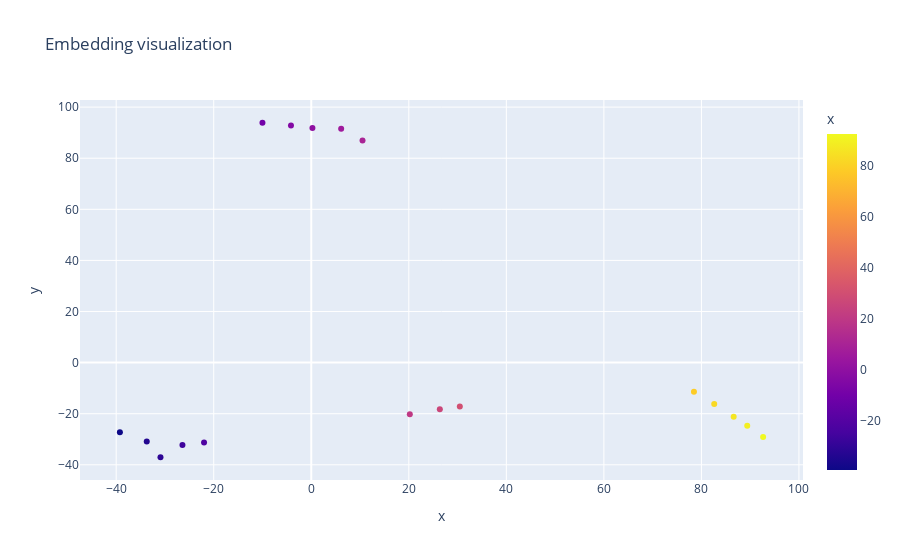

Here is the notebook cell this chart was saved with:
### Code cell
import pandas as pd
import plotly.express as px
import numpy as np
from sklearn.manifold import TSNE

xembeddings = TSNE(n_components=2, perplexity=2).fit_transform(embeddings)

df_embeddings = pd.DataFrame(xembeddings)
df_embeddings = df_embeddings.rename(columns={0:'x',1:'y'})

fig = px.scatter(
    df_embeddings, x='x', y='y',
    color='x', labels={'color': 'label'},
    hover_data=['x'], title = 'Embedding visualization')
fig.show()

### Figure 1 — Plotly figure (JSON) as saved in the notebook; plotly's stock layout.template omitted (floating-point values rounded to 4 significant figures)
{"data": [{"hovertemplate": "x=%{marker.color}<br>y=%{y}<extra></extra>", "legendgroup": "", "marker": {"color": [-30.92, -39.24, -26.41, -21.99, -33.73, -4.161, 6.131, 10.51, 0.2398, -10.01, 89.39, 82.62, 86.62, 78.47, 92.65, 26.36, 30.46, 20.21], "coloraxis": "coloraxis", "symbol": "circle"}, "mode": "markers", "name": "", "orientation": "v", "showlegend": false, "type": "scatter", "x": [-30.92, -39.24, -26.41, -21.99, -33.73, -4.161, 6.131, 10.51, 0.2398, -10.01, 89.39, 82.62, 86.62, 78.47, 92.65, 26.36, 30.46, 20.21], "xaxis": "x", "y": [-37.04, -27.25, -32.26, -31.26, -30.9, 92.79, 91.57, 86.94, 91.79, 93.88, -24.69, -16.18, -21.14, -11.39, -29.13, -18.28, -17.14, -20.17], "yaxis": "y"}], "layout": {"coloraxis": {"colorbar": {"title": {"text": "x"}}, "colorscale": [[0, "#0d0887"], [0.1111, "#46039f"], [0.2222, "#7201a8"], [0.3333, "#9c179e"], [0.4444, "#bd3786"], [0.5556, "#d8576b"], [0.6667, "#ed7953"], [0.7778, "#fb9f3a"], [0.8889, "#fdca26"], [1, "#f0f921"]]}, "legend": {"tracegroupgap": 0}, "title": {"text": "Embedding visualization"}, "xaxis": {"anchor": "y", "domain": [0, 1], "title": {"text": "x"}}, "yaxis": {"anchor": "x", "domain": [0, 1], "title": {"text": "y"}}}}
